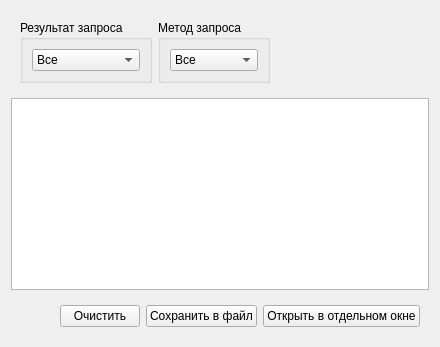
             <widget class="QWidget" name="tab_6">
              <attribute name="title">
               <string>Запросы</string>
              </attribute>
              <layout class="QVBoxLayout" name="verticalLayout_34">
               <item>
                <widget class="QWidget" name="widget_4" native="true">
                 <layout class="QHBoxLayout" name="horizontalLayout_6">
                  <item>
                   <widget class="QGroupBox" name="groupBox_48">
                    <property name="title">
                     <string>Результат запроса</string>
                    </property>
                    <layout class="QVBoxLayout" name="verticalLayout_20">
                     <item>
                      <widget class="QComboBox" name="cb_request_result_type">
                       <item>
                        <property name="text">
                         <string>Все</string>
                        </property>
                       </item>
                       <item>
                        <property name="text">
                         <string>Успешно</string>
                        </property>
                       </item>
                       <item>
                        <property name="text">
                         <string>С ошибкой</string>
                        </property>
                       </item>
                      </widget>
                     </item>
                    </layout>
                   </widget>
                  </item>
                  <item>
                   <widget class="QGroupBox" name="groupBox_49">
                    <property name="title">
                     <string>Метод запроса</string>
                    </property>
                    <layout class="QVBoxLayout" name="verticalLayout_65">
                     <item>
                      <widget class="QComboBox" name="comboBox">
                       <item>
                        <property name="text">
                         <string>Все</string>
                        </property>
                       </item>
                       <item>
                        <property name="text">
                         <string>head</string>
                        </property>
                       </item>
                       <item>
                        <property name="text">
                         <string>get</string>
                        </property>
                       </item>
                       <item>
                        <property name="text">
                         <string>post</string>
                        </property>
                       </item>
                      </widget>
                     </item>
                    </layout>
                   </widget>
                  </item>
                  <item>
                   <spacer name="horizontalSpacer_5">
                    <property name="orientation">
                     <enum>Qt::Horizontal</enum>
                    </property>
                    <property name="sizeHint" stdset="0">
                     <size>
                      <width>40</width>
                      <height>20</height>
                     </size>
                    </property>
                   </spacer>
                  </item>
                 </layout>
                </widget>
               </item>
               <item>
                <widget class="QTableView" name="tv_table_log_requests"/>
               </item>
               <item>
                <widget class="QWidget" name="widget_2" native="true">
                 <layout class="QHBoxLayout" name="horizontalLayout_5">
                  <item>
                   <spacer name="horizontalSpacer_3">
                    <property name="orientation">
                     <enum>Qt::Horizontal</enum>
                    </property>
                    <property name="sizeHint" stdset="0">
                     <size>
                      <width>40</width>
                      <height>20</height>
                     </size>
                    </property>
                   </spacer>
                  </item>
                  <item>
                   <widget class="QPushButton" name="btn_clear_log_requests_data">
                    <property name="text">
                     <string>Очистить</string>
                    </property>
                   </widget>
                  </item>
                  <item>
                   <widget class="QPushButton" name="btn_save_file_log_requests_data">
                    <property name="text">
                     <string>Сохранить в файл</string>
                    </property>
                   </widget>
                  </item>
                  <item>
                   <widget class="QPushButton" name="btn_show_requests_logs_in_new_window">
                    <property name="text">
                     <string>Открыть в отдельном окне</string>
                    </property>
                   </widget>
                  </item>
                 </layout>
                </widget>
               </item>
              </layout>
             </widget>
